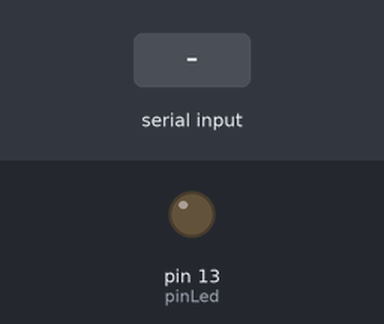
The sketch below on a simulated Arduino Uno, built with avr-gcc and run on an emulated ATmega328P. Shown: output pins drawn as LEDs (lit = HIGH). The test bench sets the inputs (shaded band).

Above: at 1.2 s.
1.3 s: "A" received over Serial
At 1.7 s:
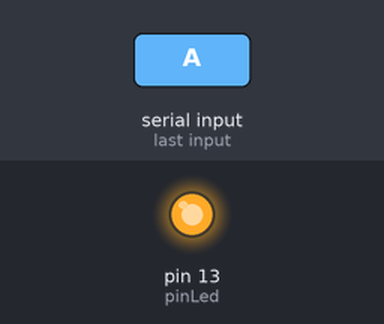
2.8 s: "a" received over Serial
At 4.0 s:
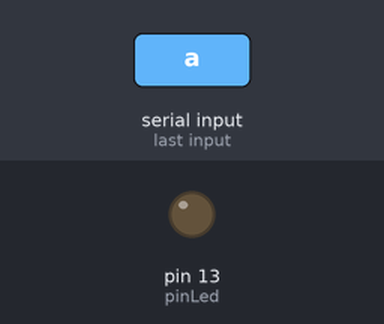
Timing chart, 0 to 5.8 s (numbered marks = the images above; inputs shaded):
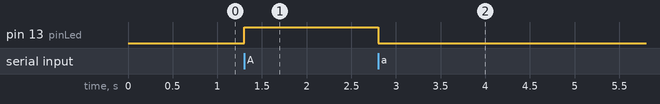

Measured:
- after the input at 1.3 s, pin 13 (pinLed): LOW → HIGH at once
- after the input at 2.8 s, pin 13 (pinLed): HIGH → LOW at once

The sketch:

ControlHumedad.ino
```cpp
const int pinLed = 13;

void setup() {
  Serial.begin(9600);
  pinMode(pinLed, OUTPUT);

}

void loop() {
  if (Serial.available()>0)
  {
    char option = Serial.read();
    if (option == 'A'){
      digitalWrite(pinLed,HIGH);

    }
    else if (option == 'a'){
      digitalWrite(pinLed,LOW);
    }
  }
}
```
